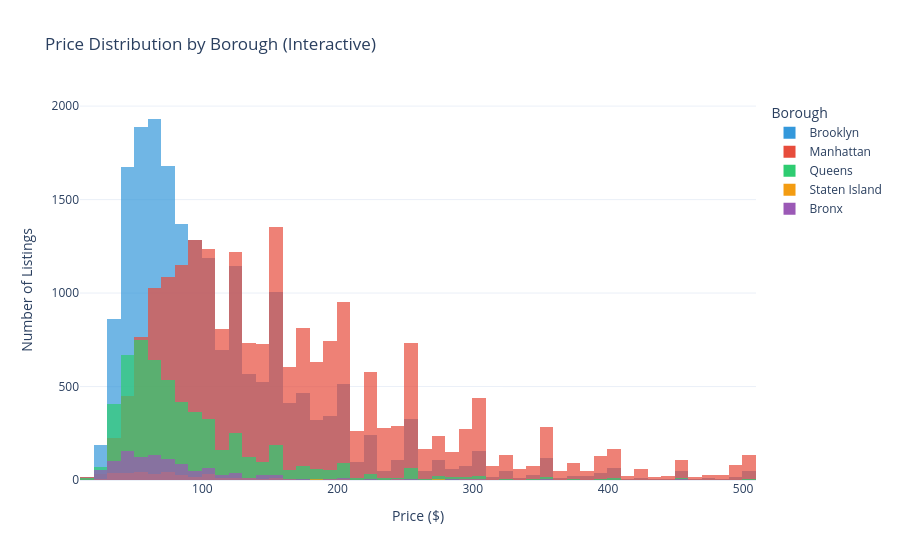

The cell this chart's notebook holds for it:
### Markdown cell above
## 4B.1 Interactive Price Distribution by Borough

### Code cell
# Interactive histogram with price distribution by borough
df_filtered = df[df['price'] <= 500]

fig = px.histogram(df_filtered, x='price', color='borough',
                   color_discrete_map=borough_colors,
                   nbins=50, barmode='overlay',
                   opacity=0.7,
                   title='Price Distribution by Borough (Interactive)',
                   labels={'price': 'Price ($)', 'borough': 'Borough', 'count': 'Number of Listings'})

fig.update_layout(
    xaxis_title='Price ($)',
    yaxis_title='Number of Listings',
    legend_title='Borough',
    template='plotly_white',
    hovermode='x unified'
)

fig.show()

### Figure 1 — Plotly figure (JSON) as saved in the notebook; plotly's stock layout.template omitted (floating-point values rounded to 4 significant figures; data arrays with more than 128 entries replaced by an {"elided": "..."} marker saying what was removed)
{"data": [{"bingroup": "x", "hovertemplate": "Borough=Brooklyn<br>Price ($)=%{x}<br>count=%{y}<extra></extra>", "legendgroup": "Brooklyn", "marker": {"color": "#3498DB", "opacity": 0.7, "pattern": {"shape": ""}}, "name": "Brooklyn", "nbinsx": 50, "orientation": "v", "showlegend": true, "type": "histogram", "x": {"elided": "19860 int values"}, "xaxis": "x", "yaxis": "y"}, {"bingroup": "x", "hovertemplate": "Borough=Manhattan<br>Price ($)=%{x}<br>count=%{y}<extra></extra>", "legendgroup": "Manhattan", "marker": {"color": "#E74C3C", "opacity": 0.7, "pattern": {"shape": ""}}, "name": "Manhattan", "nbinsx": 50, "orientation": "v", "showlegend": true, "type": "histogram", "x": {"elided": "20881 int values"}, "xaxis": "x", "yaxis": "y"}, {"bingroup": "x", "hovertemplate": "Borough=Queens<br>Price ($)=%{x}<br>count=%{y}<extra></extra>", "legendgroup": "Queens", "marker": {"color": "#2ECC71", "opacity": 0.7, "pattern": {"shape": ""}}, "name": "Queens", "nbinsx": 50, "orientation": "v", "showlegend": true, "type": "histogram", "x": {"elided": "5635 int values"}, "xaxis": "x", "yaxis": "y"}, {"bingroup": "x", "hovertemplate": "Borough=Staten Island<br>Price ($)=%{x}<br>count=%{y}<extra></extra>", "legendgroup": "Staten Island", "marker": {"color": "#F39C12", "opacity": 0.7, "pattern": {"shape": ""}}, "name": "Staten Island", "nbinsx": 50, "orientation": "v", "showlegend": true, "type": "histogram", "x": {"elided": "367 int values"}, "xaxis": "x", "yaxis": "y"}, {"bingroup": "x", "hovertemplate": "Borough=Bronx<br>Price ($)=%{x}<br>count=%{y}<extra></extra>", "legendgroup": "Bronx", "marker": {"color": "#9B59B6", "opacity": 0.7, "pattern": {"shape": ""}}, "name": "Bronx", "nbinsx": 50, "orientation": "v", "showlegend": true, "type": "histogram", "x": {"elided": "1083 int values"}, "xaxis": "x", "yaxis": "y"}], "layout": {"barmode": "overlay", "hovermode": "x unified", "legend": {"title": {"text": "Borough"}, "tracegroupgap": 0}, "title": {"text": "Price Distribution by Borough (Interactive)"}, "xaxis": {"anchor": "y", "domain": [0, 1], "title": {"text": "Price ($)"}}, "yaxis": {"anchor": "x", "domain": [0, 1], "title": {"text": "Number of Listings"}}}}
